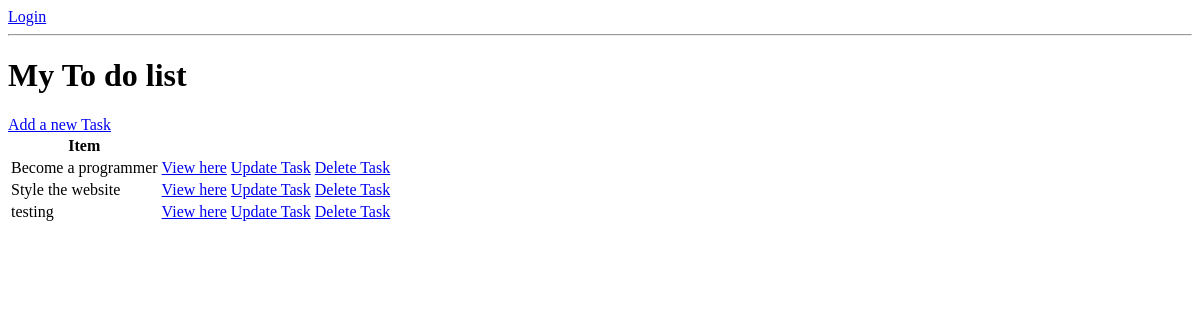
/, run on an earlier commit of the app's database.
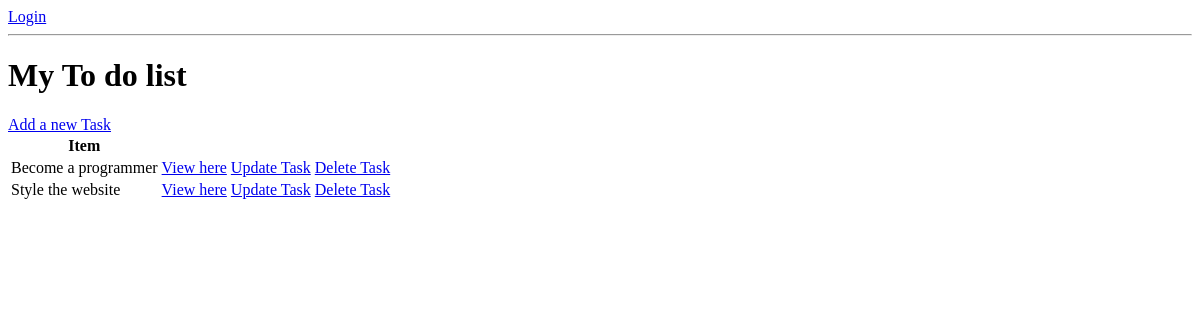
And on a later commit of the database.
### main/models.py (models this page shows, shortened)
class Task(models.Model):
    user = models.ForeignKey(User, on_delete=models.CASCADE, null=True, blank=True)
    title = models.CharField(max_length=200, )
    description = models.TextField(null=True, blank=True)
    complete = models.BooleanField(default=False)
    created_time_and_date = models.DateTimeField(auto_now_add=True)
    class Meta:
        ordering = ['complete']

### main/views.py (the view)
# urls.py: path('', TaskList.as_view(), name='tasks'),
class TaskList(ListView):
    model = Task

### main/templates/main/task_list.html (shortened to what this page needs)
<!DOCTYPE html>
<html lang="en">
<head>
</head>
<body>
    {% if request.user.is_authenticated %}
        <p>{{request.user}}</p>
        <a href="{% url 'logout' %}">Logout</a>
    {% else %}
        <a href="{% url 'login' %}">Login</a>
    {% endif %}
    <hr>
    <h1>My To do list</h1>
    <a href="{% url 'task-create' %}">Add a new Task</a>
    <table>
        <tr>
            <th>Item</th>
            <th></th>
            <th></th>
        </tr>
        {% for task in object_list %}
        <tr>
            <td>{{task.title}}</td>
            <td><a href="{% url 'task' task.id %}">View here</a></td>
            <td><a href="{% url 'task-update' task.id %}">Update Task</a></td>
            <td><a href="{% url 'task-delete' task.id %}">Delete Task</a></td>
        </tr>
        {% empty %}
        <h3>No items in list!</h3>
        {% endfor %}
    </table>
</body>
</html>

What changed in the data, as far as the page shows it:
removed Task: title "testing"
